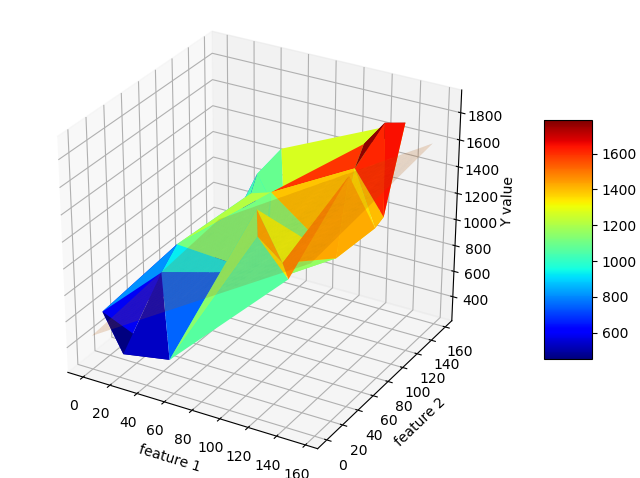

Write Python code to recreate this figure.
# -*- coding: utf-8 -*-
"""
Created on Thu Apr  4 14:20:03 2019

@author: rockers_vn
"""

import numpy as np
import pandas as pd
from sklearn.linear_model import LinearRegression
import matplotlib.pyplot as plt
from mpl_toolkits.mplot3d import Axes3D
from matplotlib import cm


def myMSR(true_y, pre_y):
    mse = 0
    for i in range(len(true_y)):
        mse = mse + (true_y[i]-pre_y[i])**2
    mse = mse/len(true_y)
    return mse

colnames=['x1','x2','y'] 
test_df = pd.read_csv('PB1_test.csv', names=colnames, header=None)
train_df = pd.read_csv('PB1_train.csv', names=colnames, header=None)
X = train_df[['x1','x2']]
X = np.array(X)
Y = np.array(train_df['y'])
reg = LinearRegression().fit(X, list(Y))
coef = reg.coef_
intercept = reg.intercept_
test_X = np.array(test_df[['x1','x2']])
test_y_true = np.array(test_df['y'])
predict_y = reg.predict(test_X)


test_error = myMSR(test_y_true, predict_y)
single_y = reg.predict([46,53])


#result
print('\n1. value of thetas:\n')
print('theta 0 - '+str(intercept))
print('theta 1 - '+str(coef[0]))
print('theta 2 - '+str(coef[1]))
print('\n')
print('2. Predicted values on "PB1_test.csv"\n')
print(predict_y)

print('\n3. MSE on test set"\n')
print(test_error)
print('\n4. Y value for x =[46, 53]\n')
print(single_y[0])
print('\n5. Required graph \n see Task1.png')

#plot
x1, x2 = np.meshgrid(range(int(max(test_df.x1))), range(int(max(test_df.x2))))
y = coef[0]*x1 + coef[1]*x2 + intercept 

fig = plt.figure()
ax = Axes3D(fig)
surf = ax.plot_trisurf(test_df.x1, test_df.x2, test_df.y, cmap=cm.jet, linewidth=0.1)
fig.colorbar(surf, shrink=0.5, aspect=5)
ax.plot_surface(x1, x2, y, alpha=0.2)
ax.set_xlabel('feature 1')
ax.set_ylabel('feature 2')
ax.set_zlabel('Y value')
plt.show()
